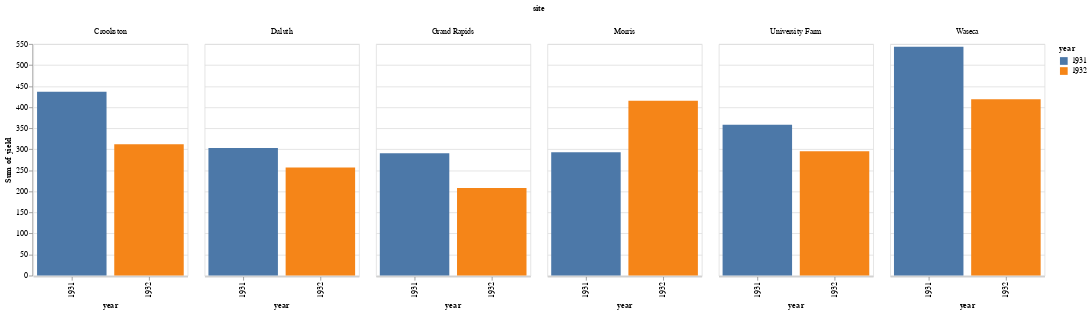

The notebook cell this image was saved under:
### Code cell
# 4. Побудуйте гістограму з групуванням на основі даних про врожай ячменю (data.barley()).
from vega_datasets import data
df = data.barley()
data = pd.DataFrame(df)
chart = alt.Chart(data).mark_bar().encode(
    x='year:N',
    y='sum(yield):Q',
    color='year:N',
    column='site:N'
).properties(width=200)
chart

### Figure 1 — Vega-Lite specification as saved in the notebook (floating-point values rounded to 4 significant figures)
{"config": {"view": {"continuousWidth": 300, "continuousHeight": 300}}, "data": {"name": "data-093ece8c35bb2d41094cfb6138ec810b"}, "mark": {"type": "bar"}, "encoding": {"color": {"field": "year", "type": "nominal"}, "column": {"field": "site", "type": "nominal"}, "x": {"field": "year", "type": "nominal"}, "y": {"aggregate": "sum", "field": "yield", "type": "quantitative"}}, "width": 200, "$schema": "https://vega.github.io/schema/vega-lite/v5.15.1.json", "datasets": {"data-093ece8c35bb2d41094cfb6138ec810b": [{"yield": 27.0, "variety": "Manchuria", "year": 1931, "site": "University Farm"}, {"yield": 48.87, "variety": "Manchuria", "year": 1931, "site": "Waseca"}, {"yield": 27.43, "variety": "Manchuria", "year": 1931, "site": "Morris"}, {"yield": 39.93, "variety": "Manchuria", "year": 1931, "site": "Crookston"}, {"yield": 32.97, "variety": "Manchuria", "year": 1931, "site": "Grand Rapids"}, {"yield": 28.97, "variety": "Manchuria", "year": 1931, "site": "Duluth"}, {"yield": 43.07, "variety": "Glabron", "year": 1931, "site": "University Farm"}, {"yield": 55.2, "variety": "Glabron", "year": 1931, "site": "Waseca"}, {"yield": 28.77, "variety": "Glabron", "year": 1931, "site": "Morris"}, {"yield": 38.13, "variety": "Glabron", "year": 1931, "site": "Crookston"}, {"yield": 29.13, "variety": "Glabron", "year": 1931, "site": "Grand Rapids"}, {"yield": 29.67, "variety": "Glabron", "year": 1931, "site": "Duluth"}, {"yield": 35.13, "variety": "Svansota", "year": 1931, "site": "University Farm"}, {"yield": 47.33, "variety": "Svansota", "year": 1931, "site": "Waseca"}, {"yield": 25.77, "variety": "Svansota", "year": 1931, "site": "Morris"}, {"yield": 40.47, "variety": "Svansota", "year": 1931, "site": "Crookston"}, {"yield": 29.67, "variety": "Svansota", "year": 1931, "site": "Grand Rapids"}, {"yield": 25.7, "variety": "Svansota", "year": 1931, "site": "Duluth"}, {"yield": 39.9, "variety": "Velvet", "year": 1931, "site": "University Farm"}, {"yield": 50.23, "variety": "Velvet", "year": 1931, "site": "Waseca"}, {"yield": 26.13, "variety": "Velvet", "year": 1931, "site": "Morris"}, {"yield": 41.33, "variety": "Velvet", "year": 1931, "site": "Crookston"}, {"yield": 23.03, "variety": "Velvet", "year": 1931, "site": "Grand Rapids"}, {"yield": 26.3, "variety": "Velvet", "year": 1931, "site": "Duluth"}, {"yield": 36.57, "variety": "Trebi", "year": 1931, "site": "University Farm"}, {"yield": 63.83, "variety": "Trebi", "year": 1931, "site": "Waseca"}, {"yield": 43.77, "variety": "Trebi", "year": 1931, "site": "Morris"}, {"yield": 46.93, "variety": "Trebi", "year": 1931, "site": "Crookston"}, {"yield": 29.77, "variety": "Trebi", "year": 1931, "site": "Grand Rapids"}, {"yield": 33.93, "variety": "Trebi", "year": 1931, "site": "Duluth"}, {"yield": 43.27, "variety": "No. 457", "year": 1931, "site": "University Farm"}, {"yield": 58.1, "variety": "No. 457", "year": 1931, "site": "Waseca"}, {"yield": 28.7, "variety": "No. 457", "year": 1931, "site": "Morris"}, {"yield": 45.67, "variety": "No. 457", "year": 1931, "site": "Crookston"}, {"yield": 32.17, "variety": "No. 457", "year": 1931, "site": "Grand Rapids"}, {"yield": 33.6, "variety": "No. 457", "year": 1931, "site": "Duluth"}, {"yield": 36.6, "variety": "No. 462", "year": 1931, "site": "University Farm"}, {"yield": 65.77, "variety": "No. 462", "year": 1931, "site": "Waseca"}, {"yield": 30.37, "variety": "No. 462", "year": 1931, "site": "Morris"}, {"yield": 48.57, "variety": "No. 462", "year": 1931, "site": "Crookston"}, {"yield": 24.93, "variety": "No. 462", "year": 1931, "site": "Grand Rapids"}, {"yield": 28.1, "variety": "No. 462", "year": 1931, "site": "Duluth"}, {"yield": 32.77, "variety": "Peatland", "year": 1931, "site": "University Farm"}, {"yield": 48.57, "variety": "Peatland", "year": 1931, "site": "Waseca"}, {"yield": 29.87, "variety": "Peatland", "year": 1931, "site": "Morris"}, {"yield": 41.6, "variety": "Peatland", "year": 1931, "site": "Crookston"}, {"yield": 34.7, "variety": "Peatland", "year": 1931, "site": "Grand Rapids"}, {"yield": 32.0, "variety": "Peatland", "year": 1931, "site": "Duluth"}, {"yield": 24.67, "variety": "No. 475", "year": 1931, "site": "University Farm"}, {"yield": 46.77, "variety": "No. 475", "year": 1931, "site": "Waseca"}, {"yield": 22.6, "variety": "No. 475", "year": 1931, "site": "Morris"}, {"yield": 44.1, "variety": "No. 475", "year": 1931, "site": "Crookston"}, {"yield": 19.7, "variety": "No. 475", "year": 1931, "site": "Grand Rapids"}, {"yield": 33.07, "variety": "No. 475", "year": 1931, "site": "Duluth"}, {"yield": 39.3, "variety": "Wisconsin No. 38", "year": 1931, "site": "University Farm"}, {"yield": 58.8, "variety": "Wisconsin No. 38", "year": 1931, "site": "Waseca"}, {"yield": 29.47, "variety": "Wisconsin No. 38", "year": 1931, "site": "Morris"}, {"yield": 49.87, "variety": "Wisconsin No. 38", "year": 1931, "site": "Crookston"}, {"yield": 34.47, "variety": "Wisconsin No. 38", "year": 1931, "site": "Grand Rapids"}, {"yield": 31.6, "variety": "Wisconsin No. 38", "year": 1931, "site": "Duluth"}, {"yield": 26.9, "variety": "Manchuria", "year": 1932, "site": "University Farm"}, {"yield": 33.47, "variety": "Manchuria", "year": 1932, "site": "Waseca"}, {"yield": 34.37, "variety": "Manchuria", "year": 1932, "site": "Morris"}, {"yield": 32.97, "variety": "Manchuria", "year": 1932, "site": "Crookston"}, {"yield": 22.13, "variety": "Manchuria", "year": 1932, "site": "Grand Rapids"}, {"yield": 22.57, "variety": "Manchuria", "year": 1932, "site": "Duluth"}, {"yield": 36.8, "variety": "Glabron", "year": 1932, "site": "University Farm"}, {"yield": 37.73, "variety": "Glabron", "year": 1932, "site": "Waseca"}, {"yield": 35.13, "variety": "Glabron", "year": 1932, "site": "Morris"}, {"yield": 26.17, "variety": "Glabron", "year": 1932, "site": "Crookston"}, {"yield": 14.43, "variety": "Glabron", "year": 1932, "site": "Grand Rapids"}, {"yield": 25.87, "variety": "Glabron", "year": 1932, "site": "Duluth"}, {"yield": 27.43, "variety": "Svansota", "year": 1932, "site": "University Farm"}, {"yield": 38.5, "variety": "Svansota", "year": 1932, "site": "Waseca"}, {"yield": 35.03, "variety": "Svansota", "year": 1932, "site": "Morris"}, {"yield": 20.63, "variety": "Svansota", "year": 1932, "site": "Crookston"}, {"yield": 16.63, "variety": "Svansota", "year": 1932, "site": "Grand Rapids"}, {"yield": 22.23, "variety": "Svansota", "year": 1932, "site": "Duluth"}, {"yield": 26.8, "variety": "Velvet", "year": 1932, "site": "University Farm"}, {"yield": 37.4, "variety": "Velvet", "year": 1932, "site": "Waseca"}, {"yield": 38.83, "variety": "Velvet", "year": 1932, "site": "Morris"}, {"yield": 32.07, "variety": "Velvet", "year": 1932, "site": "Crookston"}, {"yield": 32.23, "variety": "Velvet", "year": 1932, "site": "Grand Rapids"}, {"yield": 22.47, "variety": "Velvet", "year": 1932, "site": "Duluth"}, {"yield": 29.07, "variety": "Trebi", "year": 1932, "site": "University Farm"}, {"yield": 49.23, "variety": "Trebi", "year": 1932, "site": "Waseca"}, {"yield": 46.63, "variety": "Trebi", "year": 1932, "site": "Morris"}, {"yield": 41.83, "variety": "Trebi", "year": 1932, "site": "Crookston"}, {"yield": 20.63, "variety": "Trebi", "year": 1932, "site": "Grand Rapids"}, {"yield": 30.6, "variety": "Trebi", "year": 1932, "site": "Duluth"}, {"yield": 26.43, "variety": "No. 457", "year": 1932, "site": "University Farm"}, {"yield": 42.2, "variety": "No. 457", "year": 1932, "site": "Waseca"}, {"yield": 43.53, "variety": "No. 457", "year": 1932, "site": "Morris"}, {"yield": 34.33, "variety": "No. 457", "year": 1932, "site": "Crookston"}, {"yield": 19.47, "variety": "No. 457", "year": 1932, "site": "Grand Rapids"}, {"yield": 22.7, "variety": "No. 457", "year": 1932, "site": "Duluth"}, {"yield": 25.57, "variety": "No. 462", "year": 1932, "site": "University Farm"}, {"yield": 44.7, "variety": "No. 462", "year": 1932, "site": "Waseca"}, {"yield": 47.0, "variety": "No. 462", "year": 1932, "site": "Morris"}, {"yield": 30.53, "variety": "No. 462", "year": 1932, "site": "Crookston"}, {"yield": 19.9, "variety": "No. 462", "year": 1932, "site": "Grand Rapids"}, {"yield": 22.5, "variety": "No. 462", "year": 1932, "site": "Duluth"}, {"yield": 28.07, "variety": "Peatland", "year": 1932, "site": "University Farm"}, {"yield": 36.03, "variety": "Peatland", "year": 1932, "site": "Waseca"}, {"yield": 43.2, "variety": "Peatland", "year": 1932, "site": "Morris"}, {"yield": 25.23, "variety": "Peatland", "year": 1932, "site": "Crookston"}, {"yield": 26.77, "variety": "Peatland", "year": 1932, "site": "Grand Rapids"}, {"yield": 31.37, "variety": "Peatland", "year": 1932, "site": "Duluth"}, {"yield": 30.0, "variety": "No. 475", "year": 1932, "site": "University Farm"}, {"yield": 41.27, "variety": "No. 475", "year": 1932, "site": "Waseca"}, {"yield": 44.23, "variety": "No. 475", "year": 1932, "site": "Morris"}, {"yield": 32.13, "variety": "No. 475", "year": 1932, "site": "Crookston"}, {"yield": 15.23, "variety": "No. 475", "year": 1932, "site": "Grand Rapids"}, {"yield": 27.37, "variety": "No. 475", "year": 1932, "site": "Duluth"}, {"yield": 38.0, "variety": "Wisconsin No. 38", "year": 1932, "site": "University Farm"}, {"yield": 58.17, "variety": "Wisconsin No. 38", "year": 1932, "site": "Waseca"}, {"yield": 47.17, "variety": "Wisconsin No. 38", "year": 1932, "site": "Morris"}, {"yield": 35.9, "variety": "Wisconsin No. 38", "year": 1932, "site": "Crookston"}, {"yield": 20.67, "variety": "Wisconsin No. 38", "year": 1932, "site": "Grand Rapids"}, {"yield": 29.33, "variety": "Wisconsin No. 38", "year": 1932, "site": "Duluth"}]}}
